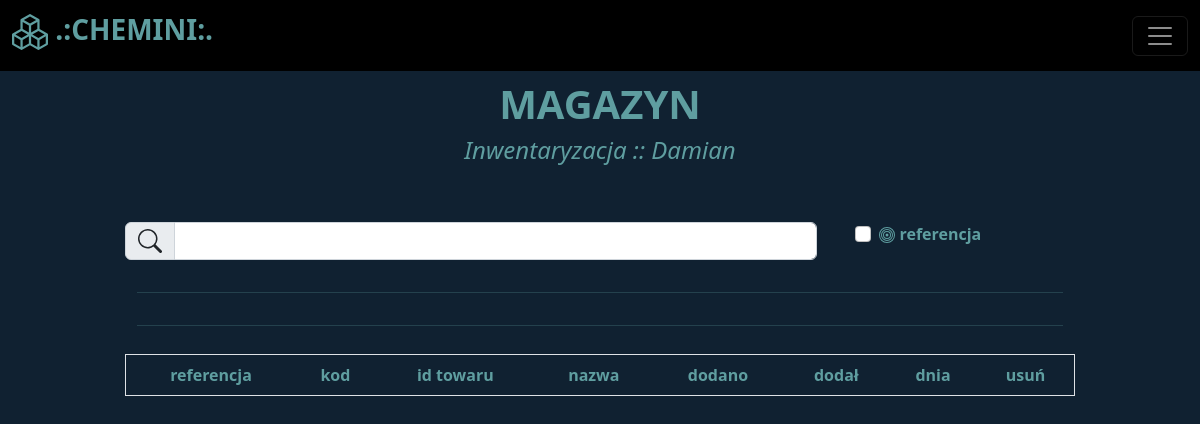
Before: /inventory (signed in) with the older database file.
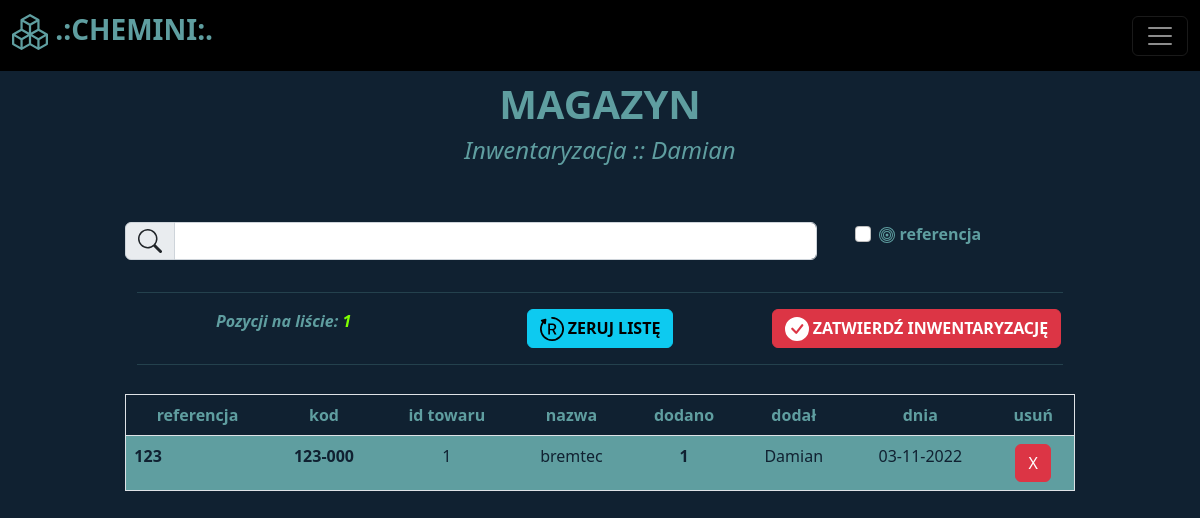
After: the same page with the newer database file.
### libs/models.py (models this page shows)
class InvTable(Base):
    __tablename__ = "inventory"
    id = Column(Integer, primary_key=True, autoincrement=True, index=True)
    reference = Column(String, nullable=False)
    code = Column(String, nullable=False)
    item_id = Column(Integer)
    name = Column(String, nullable=False)
    stack = Column(Integer, nullable=False, default=1)
    added_by = Column(String, nullable=False)
    date = Column(String, nullable=False)

### routers/inventory.py (the view)
@router.get('/inventory', tags=['inventory'])
def inventory_template(request: Request, db:Session=Depends(get_db)):
    errors = []
    token = request.cookies.get("access_token")
    if not token:
        errors.append("You have to login first.")
        return templates.TemplateResponse("home.html", {"request": request, "errors": errors})
    scheme,_,param = token.partition(" ")
    payload = jwt.decode(param, config.get("security", "jwt_secret_key"), config.get("security", "algorithm"))
    user = db.query(User).filter(User.name==payload['sub']).first()
    if not user:
        errors.append("User not found.")
        return templates.TemplateResponse("home.html", {"request": request, "errors": errors})
    inv_table = db.query(InvTable)
    item_table = []
    for x_item in inv_table:
        item_table.append(
            {
                "id": x_item.id,
                "reference": x_item.reference,
                "code": x_item.code,
                "item_id": x_item.item_id,
                "name": x_item.name,
                "stack": x_item.stack,
                "added_by": x_item.added_by,
                "date": x_item.date
            }
        )
    item_count = len(item_table)
    item_table.reverse()
    return templates.TemplateResponse("inventory.html", {"request": request, "item_count": item_count, "items": item_table, "username": user.name})

### templates/inventory.html (shortened to what this page needs)
{% extends "baseauth.html" %}
{% block col2 %}
<div style="text-align:center">
  <h1><b>MAGAZYN</b></h1>
  <h4><i>Inwentaryzacja :: {{ username }}</i></h4>
</div>
<form method="post">
  <div class="row" style="margin-top:6%">
    <div class="col">
      <div class="input-group mb-3">
        <span class="input-group-text" id="inputGroup-sizing-default">
        </span>
        <input autofocus type="text" class="form-control" name="searchbar" id="searchbar" style="margin-right:2%" aria-label="Sizing example input" aria-describedby="inputGroup-sizing-default">
      </div>
    </div>
    <div class="col-3">
      <div class="form-check">
        <input class="form-check-input" type="checkbox" id="searchReference" name="searchReference">
        <label class="form-check-label" for="searchReference">
          <b>
             referencja
          </b>
        </label>
      </div>
    </div>
  </div>
</form>
<div class="container" style="text-align:center">
    <h5><i><b><hr></b></i></h5>
    <div class="row">
      {% if item_count %}
      <div class="col">
        <b><i>Pozycji na liście: </i><i style="color:chartreuse">{{ item_count }}</i></b>
      </div>
      <div class="col">
        <button class="btn btn-info" id="resetList">
          <b>
             ZERUJ LISTĘ
          </b>
        </button>
      </div>
      <div class="col">
        <button class="btn btn-danger" id="acceptInventory">
          <b>
             ZATWIERDŹ INWENTARYZACJĘ
          </b>
        </button>
      </div>
      {% endif %}
    </div>
    <hr>
</div>
<table class="table table-hover border" style="color:cadetblue; background:#102131; text-align:center; margin-top:3%">
    <thead>
      <tr>
        <th scope="col">referencja</th>
        <th scope="col">kod</th>
        <th scope="col">id towaru</th>
        <th scope="col">nazwa</th>
        <th scope="col">dodano</th>
        <th scope="col">dodał</th>
        <th scope="col">dnia</th>
        <th scope="col">usuń</th>
      </tr>
    </thead>
    <tbody>
      {% for item in items %}
            <tr style="color:#102131; background:cadetblue">
                <td style="text-align:left"><b>{{ item['reference'] }}</b></td>
                <td style="text-align:center"><b>{{ item['code'] }}</b></td>
                <td style="text-align:center">{{ item['item_id'] }}</td>
                <td style="text-align:center">{{ item['name'] }}</td>
                <td><b>{{ item['stack'] }}</b></td>
                <td>{{ item['added_by'] }}</td>
                <td>{{ item['date'] }}</td>
                <td>
                  <button class="btn btn-danger" onclick="deleteRow('{{ item.id }}')">
                    X
                  </button>
                </td>
            </tr>
      {% endfor %}
    </tbody>
  </table>
{% endblock %}

Changed rows visible on the page:
added InvTable: reference "123", code "123-000", item_id "1", name "bremtec", stack "1", added_by "Damian", date "03-11-2022"
Other visible differences:
{{ item_count }}: (not shown) → "1"
text now shown: "Pozycji na liście: ZERUJ LISTĘ ZATWIERDŹ INWENTARYZACJĘ"
